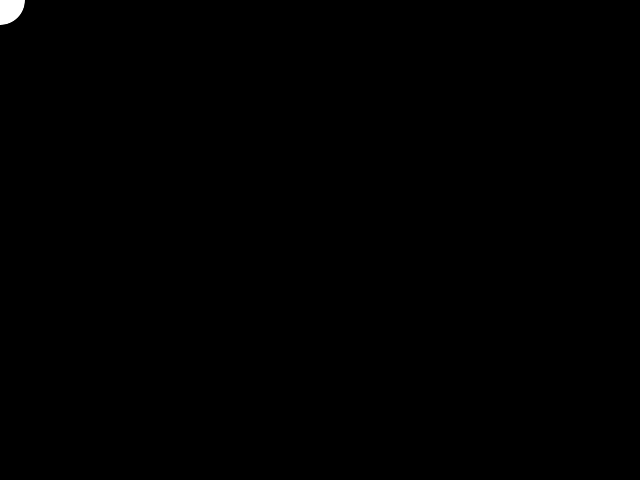
Frame 1 (no input)
Frame 60 (the mouse pressed at the canvas centre just before this capture): identical to frame 1, image omitted
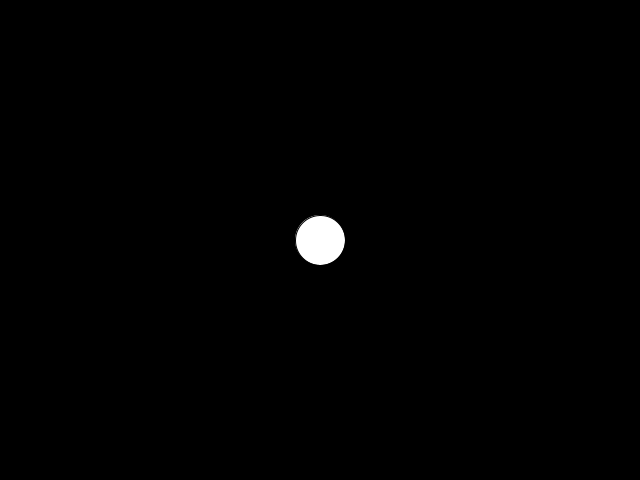
Frame 120 (the mouse held since frame 60 and released just before this capture)

The Processing sketch that drew these frames (run headless with seeded random() and noise(); from frame 60 on, the mouse is pressed at the canvas centre):

// Processing sketch: Percobaan_1
// ── Percobaan_1.pde
//int x = 80;
//int dx = 8;

void setup() {
  size(640, 480);
  background (127, 56,78);
}

void draw () {
  background (000);
  size(640, 480);
  ellipse(mouseX,mouseY,50,50);
  
  //x = x + dx;
  //if (x + 25 > width || x - 25 < 0) {
   // dx = dx * -1; //bisa juga dx *= -1;
  }
